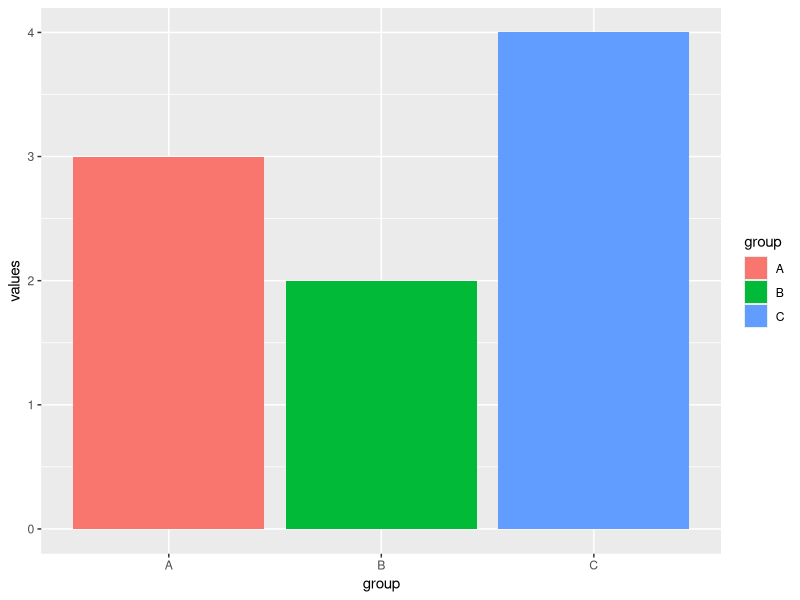

This chart was generated by the following R code:
# libraries:
library(ggplot2)
library(gganimate)

# Make 2 basic states and concatenate them:
a <- data.frame(group=c("A","B","C"), values=c(3,2,4), frame=rep('a',3))
b <- data.frame(group=c("A","B","C"), values=c(5,3,7), frame=rep('b',3))
data <- rbind(a,b)  

# Basic barplot:
ggplot(a, aes(x=group, y=values, fill=group)) + 
  geom_bar(stat='identity')

# Make a ggplot, but add frame=year: one image per year
ggplot(data, aes(x=group, y=values, fill=group)) + 
  geom_bar(stat='identity') +
  theme_bw() +
  # gganimate specific bits:
  transition_states(
    frame,
    transition_length = 2,
    state_length = 1
  ) +
  ease_aes('sine-in-out')

# Save at gif:
anim_save("barplot_animation.gif")
